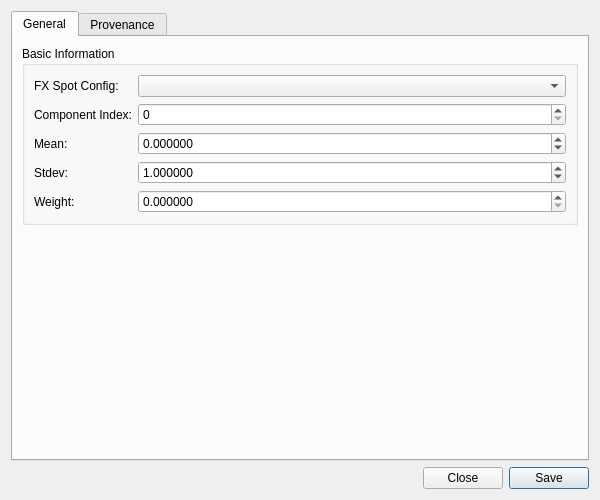
<?xml version="1.0" encoding="UTF-8"?>
<ui version="4.0">
 <class>GmmComponentDetailDialog</class>
 <widget class="QWidget" name="GmmComponentDetailDialog">
  <property name="geometry">
   <rect>
    <x>0</x>
    <y>0</y>
    <width>600</width>
    <height>500</height>
   </rect>
  </property>
  <property name="sizePolicy">
   <sizepolicy hsizetype="Preferred" vsizetype="Preferred">
    <horstretch>0</horstretch>
    <verstretch>0</verstretch>
   </sizepolicy>
  </property>
  <property name="minimumSize">
   <size>
    <width>600</width>
    <height>500</height>
   </size>
  </property>
  <property name="windowTitle">
   <string>GMM Component Details</string>
  </property>
  <layout class="QVBoxLayout" name="verticalLayout">
   <item>
    <widget class="QTabWidget" name="tabWidget">
     <property name="currentIndex"><number>0</number></property>
     <widget class="QWidget" name="generalTab">
      <attribute name="title"><string>General</string></attribute>
      <layout class="QVBoxLayout" name="generalLayout">
       <item>
        <widget class="QGroupBox" name="basicInfoGroup">
         <property name="title">
          <string>Basic Information</string>
         </property>
         <layout class="QFormLayout" name="formLayout">
          <item row="0" column="0">
           <widget class="QLabel" name="labelFxSpotConfig">
            <property name="text">
             <string>FX Spot Config:</string>
            </property>
           </widget>
          </item>
          <item row="0" column="1">
           <widget class="QComboBox" name="fxSpotConfigCombo"/>
          </item>
          <item row="1" column="0">
           <widget class="QLabel" name="labelComponentIndex">
            <property name="text">
             <string>Component Index:</string>
            </property>
           </widget>
          </item>
          <item row="1" column="1">
           <widget class="QSpinBox" name="componentIndexSpin">
            <property name="minimum"><number>0</number></property>
            <property name="maximum"><number>1000000</number></property>
           </widget>
          </item>
          <item row="2" column="0">
           <widget class="QLabel" name="labelMean">
            <property name="text">
             <string>Mean:</string>
            </property>
           </widget>
          </item>
          <item row="2" column="1">
           <widget class="QDoubleSpinBox" name="meanSpin">
            <property name="decimals"><number>6</number></property>
            <property name="minimum"><double>-1000000000.000000000000000</double></property>
            <property name="maximum"><double>1000000000.000000000000000</double></property>
           </widget>
          </item>
          <item row="3" column="0">
           <widget class="QLabel" name="labelStdev">
            <property name="text">
             <string>Stdev:</string>
            </property>
           </widget>
          </item>
          <item row="3" column="1">
           <widget class="QDoubleSpinBox" name="stdevSpin">
            <property name="decimals"><number>6</number></property>
            <property name="minimum"><double>0.000001000000000</double></property>
            <property name="maximum"><double>1000000000.000000000000000</double></property>
            <property name="value"><double>1.000000000000000</double></property>
           </widget>
          </item>
          <item row="4" column="0">
           <widget class="QLabel" name="labelWeight">
            <property name="text">
             <string>Weight:</string>
            </property>
           </widget>
          </item>
          <item row="4" column="1">
           <widget class="QDoubleSpinBox" name="weightSpin">
            <property name="decimals"><number>6</number></property>
            <property name="minimum"><double>0.000000000000000</double></property>
            <property name="maximum"><double>1000000000.000000000000000</double></property>
           </widget>
          </item>
         </layout>
        </widget>
       </item>
       <item>
        <spacer name="verticalSpacer">
         <property name="orientation">
          <enum>Qt::Vertical</enum>
         </property>
         <property name="sizeHint" stdset="0">
          <size>
           <width>20</width>
           <height>40</height>
          </size>
         </property>
        </spacer>
       </item>
      </layout>
     </widget>
     <widget class="QWidget" name="provenanceTab">
      <attribute name="title"><string>Provenance</string></attribute>
      <layout class="QVBoxLayout" name="provenanceTabLayout">
       <item>
        <widget class="ores::qt::ProvenanceWidget" name="provenanceWidget" native="true"/>
       </item>
      </layout>
     </widget>
    </widget>
   </item>
   <item>
    <layout class="QHBoxLayout" name="buttonLayout">
     <item>
      <spacer name="horizontalSpacer">
       <property name="orientation">
        <enum>Qt::Horizontal</enum>
       </property>
       <property name="sizeHint" stdset="0">
        <size>
         <width>40</width>
         <height>20</height>
        </size>
       </property>
      </spacer>
     </item>
     <item>
      <widget class="QPushButton" name="closeButton">
       <property name="text">
        <string>Close</string>
       </property>
      </widget>
     </item>
     <item>
      <widget class="QPushButton" name="saveButton">
       <property name="text">
        <string>Save</string>
       </property>
       <property name="default">
        <bool>true</bool>
       </property>
      </widget>
     </item>
    </layout>
   </item>
  </layout>
 </widget>
 <customwidgets>
  <customwidget>
   <class>ores::qt::ProvenanceWidget</class>
   <extends>QWidget</extends>
   <header>ores.qt/ProvenanceWidget.hpp</header>
  </customwidget>
 </customwidgets>
 <resources/>
 <connections/>
</ui>
